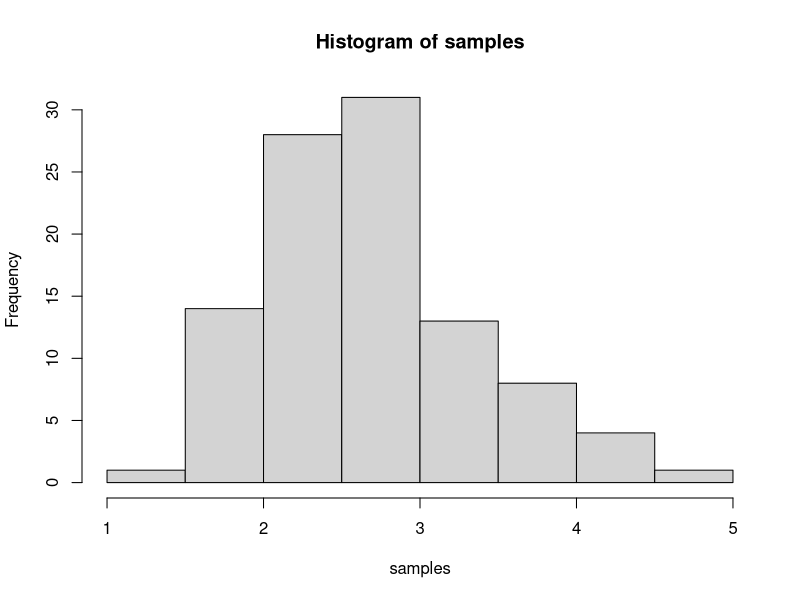
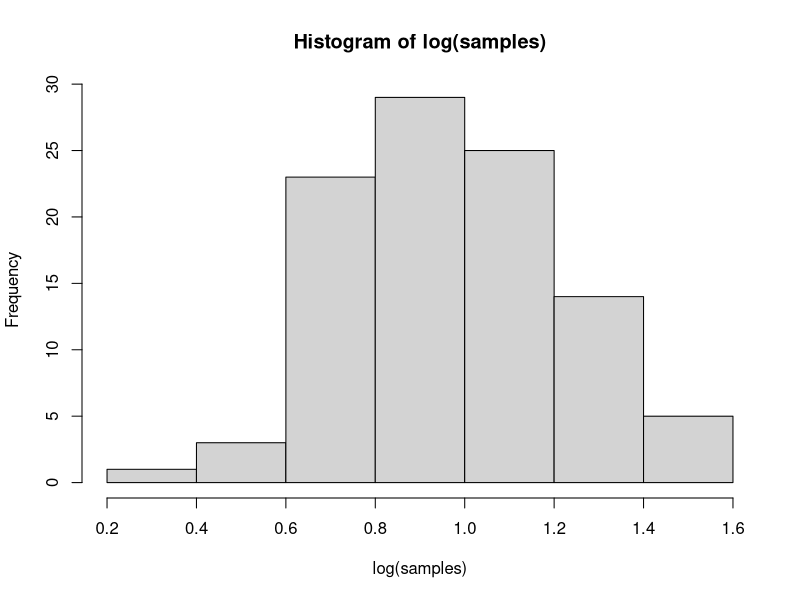

Here is the R script that generated these plots, in order:
## ---- chunk 1
knitr::opts_chunk$set(echo = TRUE)
## ---- chunk 2

samples<-rlnorm(100, meanlog=1, sdlog=0.25)

## ---- chunk 3

hist(samples)

## ---- chunk 4

hist(log(samples))

## ---- chunk 5

mean(samples)

var(samples)

